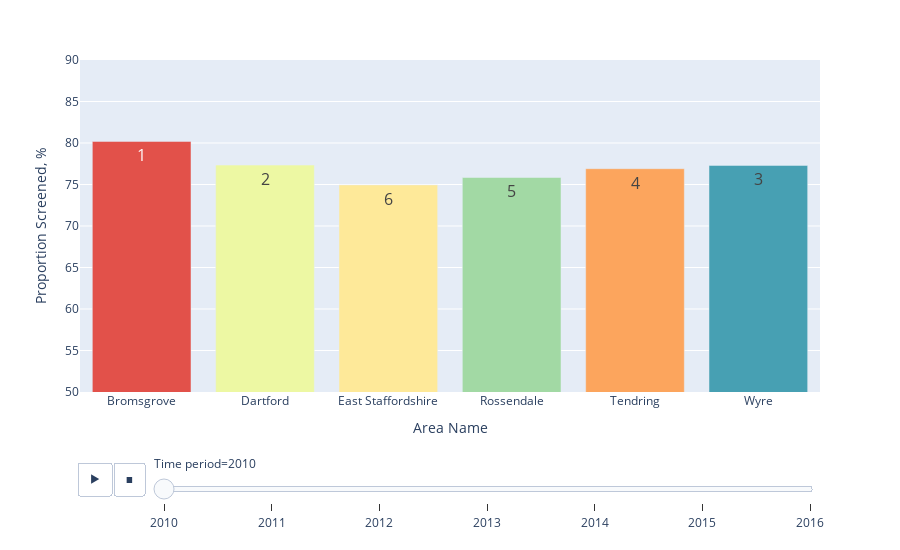

The code cell stored with this chart in its notebook:
### Code cell
Rank_Based_Graph(df).animated_bars(area_type="LA", list_reg=['Tendring', 'Rossendale', 'Bromsgrove','Wyre', 'Dartford', 'East Staffordshire'], width=900, height=550)

### Figure 1 — Plotly figure (JSON) as saved in the notebook; plotly's stock layout.template omitted (floating-point values rounded to 4 significant figures)
{"data": [{"alignmentgroup": "True", "hovertemplate": "Area Name=%{x}<br>Time period=2010<br>Proportion Screened, %=%{y}<br>rank=%{text}<extra></extra>", "ids": ["Bromsgrove"], "legendgroup": "Bromsgrove", "marker": {"color": "#e2514a", "pattern": {"shape": ""}}, "name": "Bromsgrove", "offsetgroup": "Bromsgrove", "orientation": "v", "showlegend": true, "text": [1], "textangle": 0, "textfont": {"size": 16}, "textposition": "auto", "type": "bar", "x": ["Bromsgrove"], "xaxis": "x", "y": [80.19], "yaxis": "y"}, {"alignmentgroup": "True", "hovertemplate": "Area Name=%{x}<br>Time period=2010<br>Proportion Screened, %=%{y}<br>rank=%{text}<extra></extra>", "ids": ["Dartford"], "legendgroup": "Dartford", "marker": {"color": "#edf8a3", "pattern": {"shape": ""}}, "name": "Dartford", "offsetgroup": "Dartford", "orientation": "v", "showlegend": true, "text": [2], "textangle": 0, "textfont": {"size": 16}, "textposition": "auto", "type": "bar", "x": ["Dartford"], "xaxis": "x", "y": [77.34], "yaxis": "y"}, {"alignmentgroup": "True", "hovertemplate": "Area Name=%{x}<br>Time period=2010<br>Proportion Screened, %=%{y}<br>rank=%{text}<extra></extra>", "ids": ["East Staffordshire"], "legendgroup": "East Staffordshire", "marker": {"color": "#fee999", "pattern": {"shape": ""}}, "name": "East Staffordshire", "offsetgroup": "East Staffordshire", "orientation": "v", "showlegend": true, "text": [6], "textangle": 0, "textfont": {"size": 16}, "textposition": "auto", "type": "bar", "x": ["East Staffordshire"], "xaxis": "x", "y": [74.95], "yaxis": "y"}, {"alignmentgroup": "True", "hovertemplate": "Area Name=%{x}<br>Time period=2010<br>Proportion Screened, %=%{y}<br>rank=%{text}<extra></extra>", "ids": ["Rossendale"], "legendgroup": "Rossendale", "marker": {"color": "#a2d9a4", "pattern": {"shape": ""}}, "name": "Rossendale", "offsetgroup": "Rossendale", "orientation": "v", "showlegend": true, "text": [5], "textangle": 0, "textfont": {"size": 16}, "textposition": "auto", "type": "bar", "x": ["Rossendale"], "xaxis": "x", "y": [75.84], "yaxis": "y"}, {"alignmentgroup": "True", "hovertemplate": "Area Name=%{x}<br>Time period=2010<br>Proportion Screened, %=%{y}<br>rank=%{text}<extra></extra>", "ids": ["Tendring"], "legendgroup": "Tendring", "marker": {"color": "#fca55d", "pattern": {"shape": ""}}, "name": "Tendring", "offsetgroup": "Tendring", "orientation": "v", "showlegend": true, "text": [4], "textangle": 0, "textfont": {"size": 16}, "textposition": "auto", "type": "bar", "x": ["Tendring"], "xaxis": "x", "y": [76.9], "yaxis": "y"}, {"alignmentgroup": "True", "hovertemplate": "Area Name=%{x}<br>Time period=2010<br>Proportion Screened, %=%{y}<br>rank=%{text}<extra></extra>", "ids": ["Wyre"], "legendgroup": "Wyre", "marker": {"color": "#47a0b3", "pattern": {"shape": ""}}, "name": "Wyre", "offsetgroup": "Wyre", "orientation": "v", "showlegend": true, "text": [3], "textangle": 0, "textfont": {"size": 16}, "textposition": "auto", "type": "bar", "x": ["Wyre"], "xaxis": "x", "y": [77.3], "yaxis": "y"}], "layout": {"barmode": "relative", "height": 550, "legend": {"title": {"text": "Area Name"}, "tracegroupgap": 0}, "margin": {"t": 60}, "showlegend": false, "sliders": [{"active": 0, "currentvalue": {"prefix": "Time period="}, "len": 0.9, "pad": {"b": 10, "t": 60}, "steps": [{"args": [["2010"], {"frame": {"duration": 0, "redraw": true}, "fromcurrent": true, "mode": "immediate", "transition": {"duration": 0, "easing": "linear"}}], "label": "2010", "method": "animate"}, {"args": [["2011"], {"frame": {"duration": 0, "redraw": true}, "fromcurrent": true, "mode": "immediate", "transition": {"duration": 0, "easing": "linear"}}], "label": "2011", "method": "animate"}, {"args": [["2012"], {"frame": {"duration": 0, "redraw": true}, "fromcurrent": true, "mode": "immediate", "transition": {"duration": 0, "easing": "linear"}}], "label": "2012", "method": "animate"}, {"args": [["2013"], {"frame": {"duration": 0, "redraw": true}, "fromcurrent": true, "mode": "immediate", "transition": {"duration": 0, "easing": "linear"}}], "label": "2013", "method": "animate"}, {"args": [["2014"], {"frame": {"duration": 0, "redraw": true}, "fromcurrent": true, "mode": "immediate", "transition": {"duration": 0, "easing": "linear"}}], "label": "2014", "method": "animate"}, {"args": [["2015"], {"frame": {"duration": 0, "redraw": true}, "fromcurrent": true, "mode": "immediate", "transition": {"duration": 0, "easing": "linear"}}], "label": "2015", "method": "animate"}, {"args": [["2016"], {"frame": {"duration": 0, "redraw": true}, "fromcurrent": true, "mode": "immediate", "transition": {"duration": 0, "easing": "linear"}}], "label": "2016", "method": "animate"}], "x": 0.1, "xanchor": "left", "y": 0, "yanchor": "top"}], "updatemenus": [{"buttons": [{"args": [null, {"frame": {"duration": 500, "redraw": true}, "fromcurrent": true, "mode": "immediate", "transition": {"duration": 500, "easing": "linear"}}], "label": "&#9654;", "method": "animate"}, {"args": [[null], {"frame": {"duration": 0, "redraw": true}, "fromcurrent": true, "mode": "immediate", "transition": {"duration": 0, "easing": "linear"}}], "label": "&#9724;", "method": "animate"}], "direction": "left", "pad": {"r": 10, "t": 70}, "showactive": false, "type": "buttons", "x": 0.1, "xanchor": "right", "y": 0, "yanchor": "top"}], "width": 900, "xaxis": {"anchor": "y", "categoryarray": ["Bromsgrove", "Dartford", "East Staffordshire", "Rossendale", "Tendring", "Wyre"], "categoryorder": "array", "domain": [0, 1], "dtick": 1, "tickmode": "linear", "title": {"text": "Area Name"}}, "yaxis": {"anchor": "x", "domain": [0, 1], "range": [50, 90], "title": {"text": "Proportion Screened, %"}}}}
